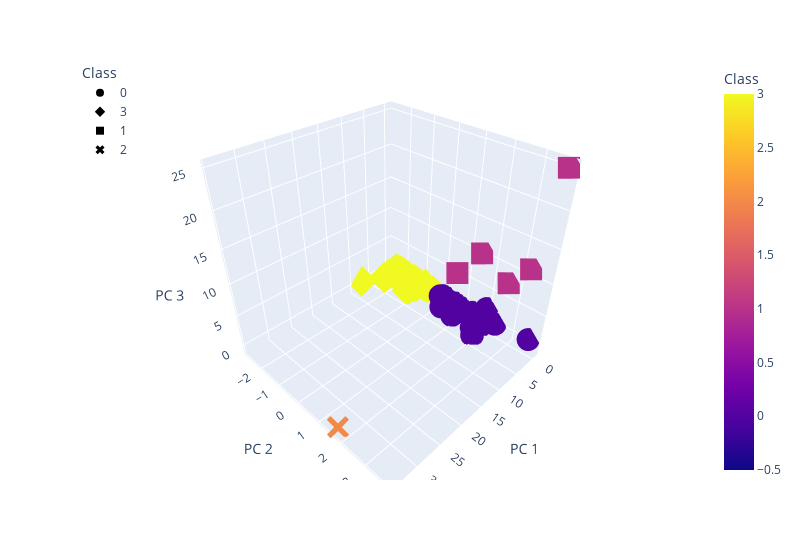

Notebook source saved alongside this figure:
### Markdown cell above
### Deliverable 4: Visualizing Cryptocurrencies Results

#### 3D-Scatter with Clusters

### Code cell
# Creating a 3D-Scatter with the PCA data and the cluster
fig = px.scatter_3d(clustered_df, x="PC 1", y="PC 2", z="PC 3", color="Class", symbol="Class", hover_name="CoinName", hover_data=["Algorithm"],width=800)
fig.update_layout(legend=dict(x=0, y=1))
fig.show()

### Figure 1 — Plotly figure (JSON) as saved in the notebook; plotly's stock layout.template omitted (floating-point values rounded to 4 significant figures; data arrays with more than 128 entries replaced by an {"elided": "..."} marker saying what was removed)
{"data": [{"customdata": {"elided": "288x1 str values"}, "hovertemplate": "<b>%{hovertext}</b><br><br>Class=%{marker.color}<br>PC 1=%{x}<br>PC 2=%{y}<br>PC 3=%{z}<br>Algorithm=%{customdata[0]}<extra></extra>", "hovertext": {"elided": "288 str values"}, "legendgroup": "0", "marker": {"color": {"elided": "288 int values"}, "coloraxis": "coloraxis", "symbol": "circle"}, "mode": "markers", "name": "0", "scene": "scene", "showlegend": true, "type": "scatter3d", "x": {"elided": "288 float values"}, "y": {"elided": "288 float values"}, "z": {"elided": "288 float values"}}, {"customdata": {"elided": "238x1 str values"}, "hovertemplate": "<b>%{hovertext}</b><br><br>Class=%{marker.color}<br>PC 1=%{x}<br>PC 2=%{y}<br>PC 3=%{z}<br>Algorithm=%{customdata[0]}<extra></extra>", "hovertext": {"elided": "238 str values"}, "legendgroup": "3", "marker": {"color": {"elided": "238 int values"}, "coloraxis": "coloraxis", "symbol": "diamond"}, "mode": "markers", "name": "3", "scene": "scene", "showlegend": true, "type": "scatter3d", "x": {"elided": "238 float values"}, "y": {"elided": "238 float values"}, "z": {"elided": "238 float values"}}, {"customdata": [["VeChainThor Authority"], ["Proof-of-BibleHash"], ["SHA-256 + Hive"], ["Proof-of-Authority"], ["ECC 256K1"]], "hovertemplate": "<b>%{hovertext}</b><br><br>Class=%{marker.color}<br>PC 1=%{x}<br>PC 2=%{y}<br>PC 3=%{z}<br>Algorithm=%{customdata[0]}<extra></extra>", "hovertext": ["Vechain", "BiblePay", "LitecoinCash", "Poa Network", "Acute Angle Cloud"], "legendgroup": "1", "marker": {"color": [1, 1, 1, 1, 1], "coloraxis": "coloraxis", "symbol": "square"}, "mode": "markers", "name": "1", "scene": "scene", "showlegend": true, "type": "scatter3d", "x": [4.461, -0.1383, -0.3712, -0.3937, -0.3724], "y": [1.242, 1.524, 3.795, 2.628, 3.302], "z": [8.511, 10.47, 25.1, 7.858, 11.37]}, {"customdata": [["TRC10"]], "hovertemplate": "<b>%{hovertext}</b><br><br>Class=%{marker.color}<br>PC 1=%{x}<br>PC 2=%{y}<br>PC 3=%{z}<br>Algorithm=%{customdata[0]}<extra></extra>", "hovertext": ["BitTorrent"], "legendgroup": "2", "marker": {"color": [2], "coloraxis": "coloraxis", "symbol": "x"}, "mode": "markers", "name": "2", "scene": "scene", "showlegend": true, "type": "scatter3d", "x": [34.12], "y": [1.658], "z": [-0.7713]}], "layout": {"coloraxis": {"colorbar": {"title": {"text": "Class"}}, "colorscale": [[0, "#0d0887"], [0.1111, "#46039f"], [0.2222, "#7201a8"], [0.3333, "#9c179e"], [0.4444, "#bd3786"], [0.5556, "#d8576b"], [0.6667, "#ed7953"], [0.7778, "#fb9f3a"], [0.8889, "#fdca26"], [1, "#f0f921"]]}, "legend": {"title": {"text": "Class"}, "tracegroupgap": 0, "x": 0, "y": 1}, "margin": {"t": 60}, "scene": {"domain": {"x": [0, 1], "y": [0, 1]}, "xaxis": {"title": {"text": "PC 1"}}, "yaxis": {"title": {"text": "PC 2"}}, "zaxis": {"title": {"text": "PC 3"}}}, "width": 800}}
